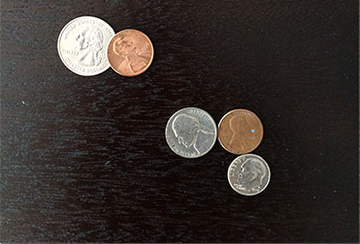
#> input picture trabalho02/imgs/coins.png, 360 x 244 px
$ jupyter execute watershed.ipynb
#> lines starting #> are read from the running program, lines starting #| are printed output that depends on the picture; after the words box and inside, x2 and y2 are one past the last pixel; in counts of white or black regions, pixels touching at a corner belong together
<h1>5. Watershed</h1>

[cell 1]
import cv2
import numpy as np
import matplotlib.pyplot as plt
from scipy import ndimage as ndi

<p>Carregando imagem composta por moedas de tamanhos diferentes e em contato uma com as outras</p>

[cell 2]
img = cv2.imread('imgs/coins.png')
#> img is the input picture: shape (244, 360, 3); mean B, G, R 44.1, 47.9, 54.7
img_gray = cv2.cvtColor(img,cv2.COLOR_BGR2GRAY)
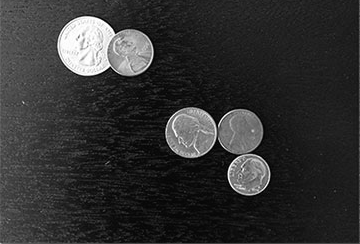
#> img_gray: shape (244, 360); min 4, max 255, mean 49.5

plt.figure(figsize=(12,8))
plt.title('imagem Original')
plt.imshow(img, cmap='gray')

<p>A imagem é linearizada através do método de Otsum, logo a seguir são removido os ruídos usando fechameto morfológico com um kernel 2x2 e 3 interações:</p>

[cell 3]
ret, thresh = cv2.threshold(img_gray,0,255,cv2.THRESH_BINARY+cv2.THRESH_OTSU)
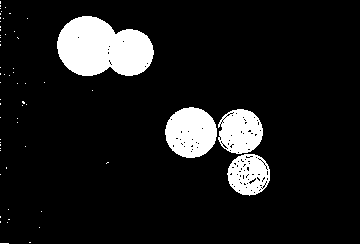
#> thresh: shape (244, 360); 10.6% white; 61 white regions (57 under 20 px), largest, box (x1, y1, x2, y2) and area: (57, 16, 154, 76) 4349, (165, 107, 217, 158) 2037, (218, 109, 263, 154) 1518, (227, 154, 270, 196) 1273
#> ret = 102

kernel = np.ones((3,3),np.uint8)
closing = cv2.morphologyEx(thresh,cv2.MORPH_CLOSE, kernel, iterations = 3)
#> closing: shape (244, 360); 11.1% white; 31 white regions (28 under 20 px), largest, box (x1, y1, x2, y2) and area: (165, 107, 270, 196) 5197, (57, 16, 154, 76) 4385, (0, 0, 6, 46) 69

plt.figure(figsize=(15,10))
plt.subplot(1,2,1)
plt.subplot(1,2,1).set_title('imagem com ruído')
plt.imshow(thresh, 'gray')
plt.subplot(1,2,2)
plt.subplot(1,2,2).set_title('imagem após fechameto')
plt.imshow(closing, 'gray')
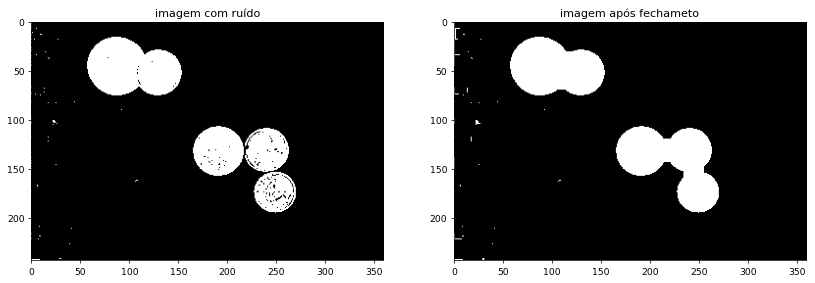
#> figure drawn by matplotlib, 2 panels

<p>Calculo das distâncias euclidianas das moedas através do método cv2.distanceTransform (1ª imagem abaixo) então é aplicado limiarização pra obter a posição dos marcadores (2ª imagem abaixo), com o valor do limiar controlamos um nível mais adequado :</p>

[cell 4]
dist = cv2.distanceTransform(closing, cv2.DIST_L2, 3)
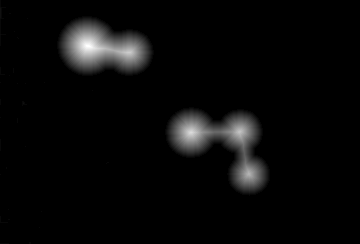
#> dist: shape (244, 360) float32; min 0, max 28.65, mean 1; drawn with min black and max white
ret, dist1 = cv2.threshold(dist, 0.3*dist.max(), 255, 0)
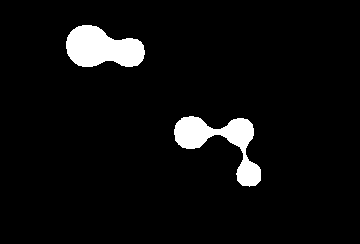
#> dist1: shape (244, 360) float32; 5.3% white; 2 white regions, box (x1, y1, x2, y2) and area: (66, 25, 145, 67) 2369, (174, 116, 261, 187) 2295
#> ret = 8.59
ret, dist2 = cv2.threshold(dist, 0.5*dist.max(), 255, 0)
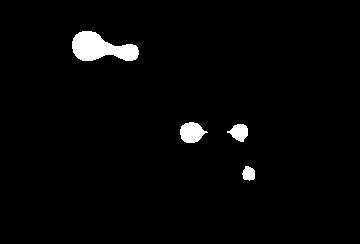
#> dist2: shape (244, 360) float32; 2.4% white; 4 white regions, box (x1, y1, x2, y2) and area: (72, 31, 139, 61) 1269, (180, 122, 208, 143) 405, (227, 124, 248, 142) 247, (242, 166, 255, 181) 149
#> ret = 14.32
ret, dist3 = cv2.threshold(dist, 0.7*dist.max(), 255, 0)
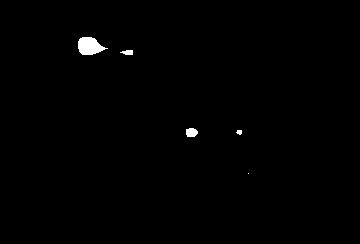
#> dist3: shape (244, 360) float32; 0.6% white; 5 white regions (1 under 20 px), largest, box (x1, y1, x2, y2) and area: (78, 37, 108, 55) 364, (186, 128, 198, 137) 90, (120, 50, 133, 55) 49, (236, 130, 242, 135) 23
#> ret = 20.05

plt.figure(figsize=(15,10))
plt.subplot(1,2,1)
plt.subplot(1,2,1).set_title('distâncias')
plt.imshow(dist, 'gray')
plt.subplot(1,2,2)
plt.subplot(1,2,2).set_title('nivel 01')
plt.imshow(dist1, 'gray')

plt.figure(figsize=(15,10))
plt.subplot(1,2,1)
plt.subplot(1,2,1).set_title('nivel 02')
plt.imshow(dist2, 'gray')
plt.subplot(1,2,2)
plt.subplot(1,2,2).set_title('nivel 03')
plt.imshow(dist3, 'gray')

<p></p>

<p>O trecho abaixo cria os marcadores necessarios para a aplicação do método cv2.watershed:</p>

[cell 5]
markers = np.zeros(dist.shape, dtype=np.int32)
dist_8u = dist3.astype('uint8')
#> dist_8u: shape (244, 360); 0.6% white; 5 white regions (1 under 20 px)
contours, _ = cv2.findContours(dist_8u, cv2.RETR_EXTERNAL, cv2.CHAIN_APPROX_SIMPLE)
#> contours = 5 contours, 2 with area under 20; largest, box (x1, y1, x2, y2) and area: (78, 37, 108, 55) 328, (186, 128, 198, 137) 74, (120, 50, 133, 55) 34
for i in range(len(contours)):
    cv2.drawContours(markers, contours, i, (i+1), -1)
#> this loop made 5 passes
#> markers: shape (244, 360) int32; 6 distinct labels, from 0 to 5

markers = cv2.circle(markers, (15,15), 5, len(contours)+1, -1)
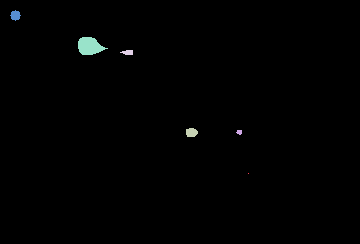
#> markers: shape (244, 360) int32; 7 distinct labels, from 0 to 6; one colour per label, 0 black

plt.figure(figsize=(12,8))
plt.title('Marcadores')
plt.imshow(markers, cmap='gray')

<p></p>

<p>Resultado da aplicação do metodo cv2.watershed com o nível 03 acima necessário para separar as moedas sobrepostas na imagem:</p>

[cell 6]
markers = cv2.watershed(img, markers)
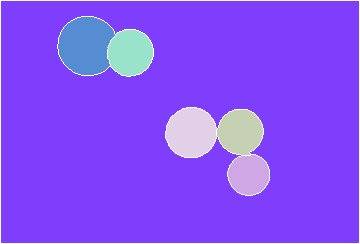
#> markers: shape (244, 360) int32; 7 distinct labels, from -1 to 6; one colour per label, 0 black, -1 white
img[markers == -1] = [255,0,0]
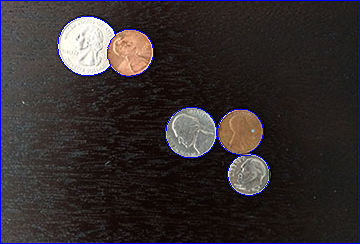
#> img: shape (244, 360, 3); 2.11% of pixels changed, all inside (x1, y1, x2, y2) = (0, 0, 360, 244)

plt.figure(figsize=(15,10))
plt.subplot(1,2,1)
plt.subplot(1,2,1).set_title('watershed')
plt.imshow(markers, 'gray')
plt.subplot(1,2,2)
plt.subplot(1,2,2).set_title('Resultado final')
plt.imshow(img, 'gray')
#> figure, not shown here; B, G, R data is drawn as R, G, B
